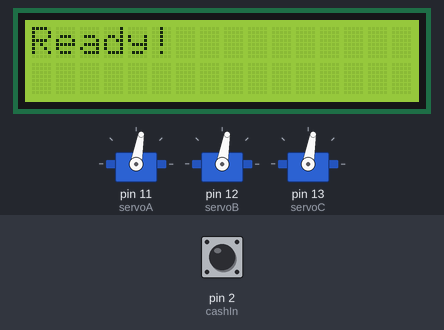
Bench run of a sketch on a simulated Arduino Uno, built with avr-gcc and run on an emulated ATmega328P. Shown: 16×2 character LCD, 3 × servo. Inputs (shaded band) come from the test bench; at power-on: pin 2 (cashIn) HIGH. What the sketch prints to the serial monitor is not drawn.

Above: at 2.8 s.
2.9 s: pin 2 (cashIn) pulled LOW for 3.2 s
At 7.3 s:
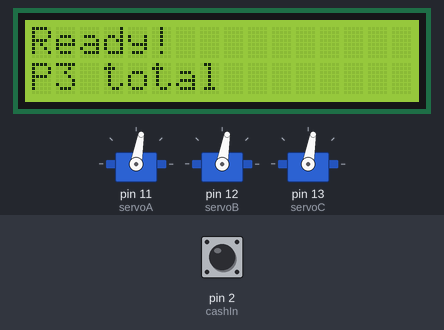
7.6 s: pin 2 (cashIn) pulled LOW for 0.15 s
At 8.5 s:
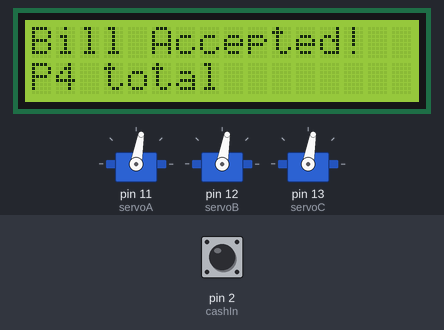
10.2 s: pin 2 (cashIn) pulled LOW for 1 s
At 12.2 s:
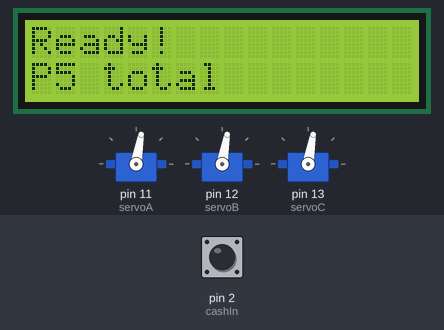
12.8 s: pin 2 (cashIn) pulled LOW for 0.15 s
At 14.4 s:
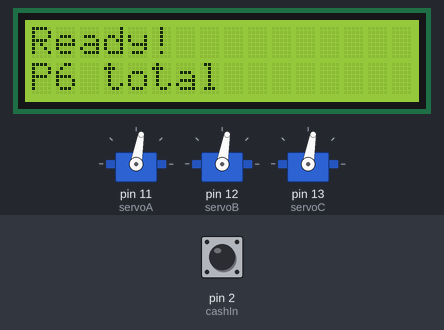
Timing chart, 0 to 15.9 s (numbered marks = the images above; inputs shaded):
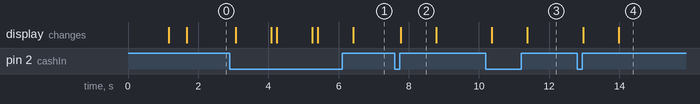

Measured:
- after the input at 2.9 s, the display: first changes after 0.17 s (image 1 shows a later state)
- after the input at 7.6 s, the display: changes after 0.17 s (image 2)
- after the input at 10.2 s, the display: first changes after 0.16 s (image 3 shows a later state)
- after the input at 12.8 s, the display: first changes after 0.17 s (image 4 shows a later state)
- what the display in image 2 shows lasts 1.0 s, from 7.8 s to 8.8 s

The sketch:

sketch_may01a.ino
```cpp
#include <LiquidCrystal_I2C.h>
#include <Keypad.h>
#include <Wire.h>
#include <SPI.h>
#include <Servo.h>

int cashIn = 2; //connect blue wire to pin 2, purple to ground
int pulse = 0;
int counter = 0;
int PHP = 0;

int turn = 0;
int pos = 0;
int Acustoms = 0;
int Bcustoms = 0;
int Ccustoms = 0;
int customs = 0;

const byte ROWS = 4;
const byte COLS = 4;

char hexaKeys[ROWS][COLS] = {
  {'1','2','3','A'},
  {'4','5','6','B'},
  {'7','8','9','C'},
  {'*','0','#','D'}
};
byte rowPins[ROWS] = {3, 4, 5, 6};
byte colPins[COLS] = {7, 8, 9, 10};

LiquidCrystal_I2C lcd(0x27, 16, 2);
Keypad customKeypad = Keypad( makeKeymap(hexaKeys), rowPins, colPins, ROWS, COLS);

Servo servoA;
Servo servoB;
Servo servoC;

void setup() {

  Serial.begin(115200);
  pinMode(cashIn, INPUT_PULLUP);

  Serial.println("Cash machine booted");

  lcd.begin(16, 2);
  lcd.init();
  lcd.backlight();
  lcd.setCursor(0,0);
  lcd.print("Booted");
  delay(1000);

  //Servo
  servoA.attach(11);
  servoB.attach(12);
  servoC.attach(13);
  servoA.write(80);
  servoB.write(80);
  servoC.write(80);

  //Splash Screen
  lcd.setCursor(0,0);
  lcd.print("Coin Changer");
  lcd.setCursor(0,1);
  lcd.print("Machine       ");
  delay(500);
  lcd.clear();
}

void loop() {
  lcd.setCursor(0,0);
  lcd.print("Ready!        ");
  pulse = digitalRead(cashIn);

  if (pulse == 0) {
    counter++;
    if(counter > 10){
    lcd.setCursor(0,0);
    lcd.print("Bill Accepted!");
    PHP = PHP + 1;
    lcd.setCursor(0,1);
    lcd.print("P");
    lcd.print(PHP);
    lcd.print(" total");
    delay(1000);
     counter = 0;

  }
}

  if(pulse == 1 && counter > 0){
      Serial.println(counter);
      counter = 0;
  }

  }
```
